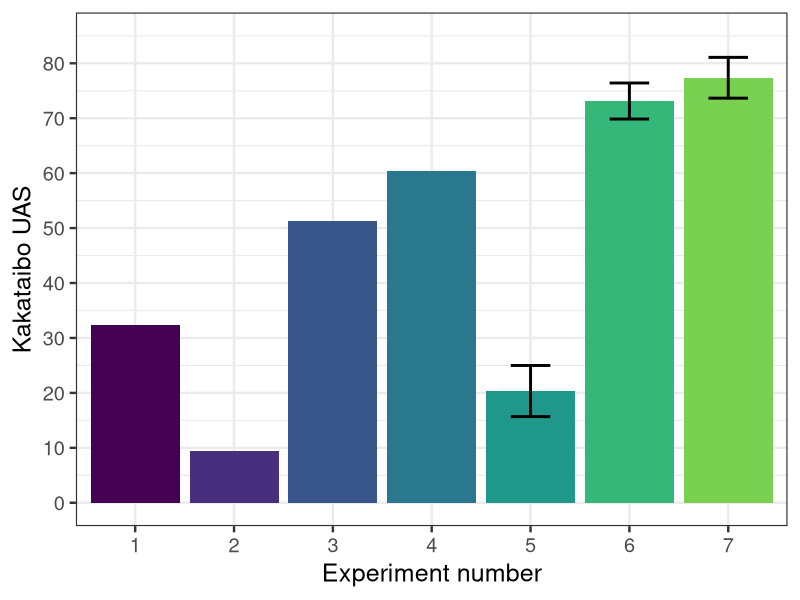

This figure's R source:
library(tidyverse)
library(viridis)
library(xtable)

upos <- read_delim('results/results_pos.csv', delim = '\t') %>% filter(!is.na(shp_acc))

upos_summary <- upos %>% pivot_longer(cols = c(shp_acc:cbr_f1), 
                      names_to = "Eval", values_to = "Value") %>% 
  group_by(Model, embeddings, Eval, train, ft) %>% 
  summarize(avg = mean(Value), sd = sd(Value))


upos_summary %>% mutate(score = paste0(round(avg, 1),"±",round(sd, 1))) %>% 
  select(-avg, -sd) %>% 
  pivot_wider(names_from = Eval, values_from = score) %>% 
  xtable(caption = "Results of the POS tagging experiment")

dep <- read_delim('results/results_dep.csv', delim = '\t')

dep_summary <- dep %>% 
  pivot_longer(cols = c(UAS_cbr:LAS_shp), 
               names_to = "Eval", 
               values_to = "Value") %>% 
  filter(!is.na(Value)) %>% 
  group_by(model, train, Eval) %>% 
  summarize(avg = mean(Value), sd = sd(Value)) %>% 
  arrange(match(model, c("delex_to_lex", "delex_to_delex", "mono", "mono_full")), 
          match(train, c("ktb", "shp", "cbr")))

dep_summary %>%
  mutate(score = paste0(round(avg, 1),"±",ifelse(is.na(sd),0, round(sd, 1)))) %>% 
  select(-avg, -sd) %>% 
  pivot_wider(names_from = Eval, values_from = score) %>% 
  relocate(model, train, UAS_cbr, LAS_cbr, UAS_shp, LAS_shp) %>% 
  xtable(caption = "Results of the Dependency parsing experiment")


dep_plot <- dep_summary %>%
  filter(Eval == "UAS_cbr") %>% ungroup() %>% mutate(experiment = factor(seq(1:7))) %>% 
  ggplot(aes(x=experiment, y = avg, fill = experiment)) +
  geom_bar(stat="identity") +
  geom_errorbar(aes(x=experiment, ymin = avg-sd, ymax=avg+sd), width = 0.4, color = "black", size = 1) +
  scale_fill_viridis(discrete = TRUE, begin = 0, end = 0.8) +
  scale_y_continuous(limits = c(0, 85), breaks = seq(from = 0, to = 85, by = 10)) +
  xlab("Experiment number") + ylab("Kakataibo UAS") + 
  theme_bw(base_size = 18) + theme(legend.position="none")

ggsave("images/dep_results.png", dep_plot)

